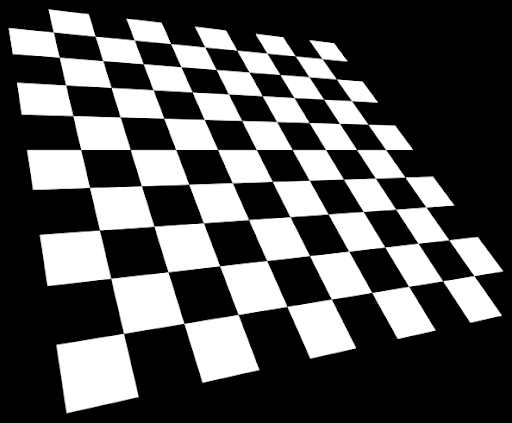
#> input picture harris/input.png, 512 x 423 px
$ python subpixel_accuracy.py
#> lines starting #> are read from the running program, lines starting #| are printed output that depends on the picture; after the words box and inside, x2 and y2 are one past the last pixel; in counts of white or black regions, pixels touching at a corner belong together
import numpy as np
import cv2 as cv
filename = 'input.png'
img = cv.imread(filename)
#> img is the input picture: shape (423, 512, 3); min 0, max 255, mean 82.4
gray = cv.cvtColor(img,cv.COLOR_BGR2GRAY)
# find Harris corners
gray = np.float32(gray)
dst = cv.cornerHarris(gray,2,3,0.04)
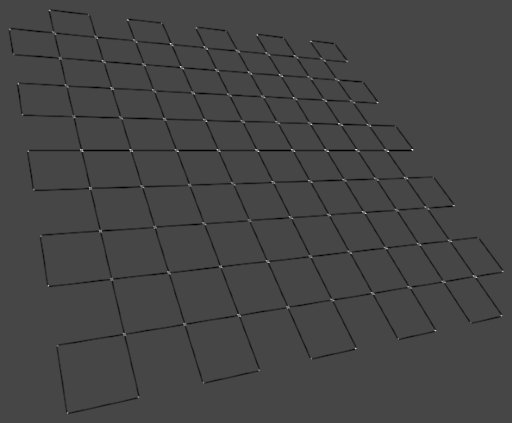
#> dst: shape (423, 512) float32; min -169130016, max 444791392, mean -4089269; drawn with min black and max white
dst = cv.dilate(dst,None)
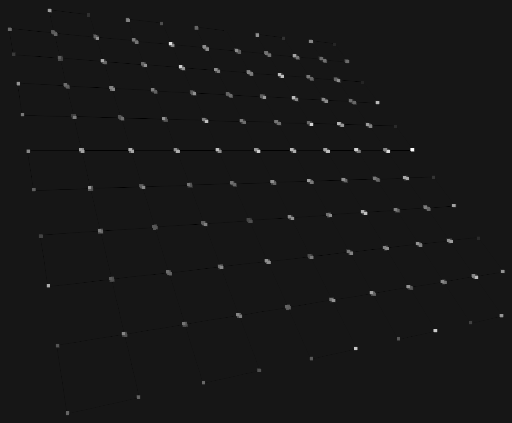
#> dst: shape (423, 512) float32; min -42282504, max 444791392, mean 1964572.1; drawn with min black and max white
ret, dst = cv.threshold(dst,0.01*dst.max(),255,0)
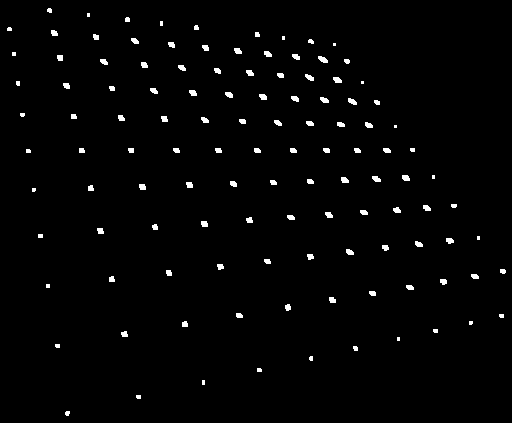
#> dst: shape (423, 512) float32; 1.6% white; 118 white regions (25 under 20 px), largest, box (x1, y1, x2, y2) and area: (318, 56, 328, 63) 47, (333, 77, 342, 83) 43, (348, 98, 357, 105) 42
#> ret = 4447913.9
dst = np.uint8(dst)
# find centroids
ret, labels, stats, centroids = cv.connectedComponentsWithStats(dst)
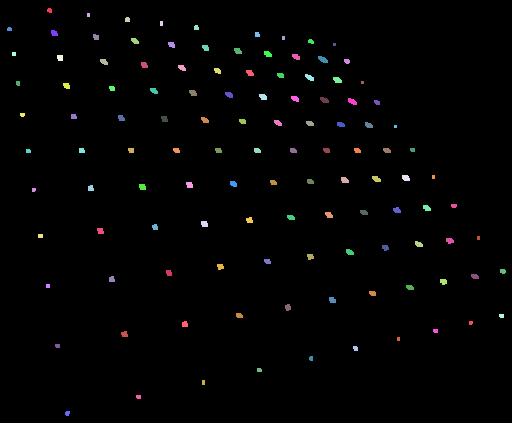
#> labels: shape (423, 512) int32; 119 distinct labels, from 0 to 118; one colour per label, 0 black
#> ret = 119; stats = 119 rows, first 6: [0, 0, 512, 423, 213092], [47, 8, 5, 5, 21], [87, 13, 3, 4, 12], [125, 17, 5, 5, 23], [160, 21, 3, 5, 15], [194, 25, 5, 5, 22]; centroids = 119 pairs, first value 9 to 502.5, second value 10 to 412.9
# define the criteria to stop and refine the corners
criteria = (cv.TERM_CRITERIA_EPS + cv.TERM_CRITERIA_MAX_ITER, 100, 0.001)
corners = cv.cornerSubPix(gray,np.float32(centroids),(5,5),(-1,-1),criteria)
#> corners = 119 pairs, first value 8.23 to 502.8, second value 8.78 to 412.8
# Now draw them
res = np.hstack((centroids,corners))
#> res = 119 rows, first 6: [255.5, 211.8, 255.5, 211.8], [49.14, 10, 47.83, 8.78], [88, 14.5, 88.11, 13.53], [127, 19.17, 125.8, 18.37], [161, 23, 160.8, 22.11], [195.9, 27.23, 194.3, 26.14]
res = np.int0(res)
#> res = 119 rows, first 6: [255, 211, 255, 211], [49, 10, 47, 8], [88, 14, 88, 13], [127, 19, 125, 18], [161, 23, 160, 22], [195, 27, 194, 26]
img[res[:,1],res[:,0]]=[0,0,255]
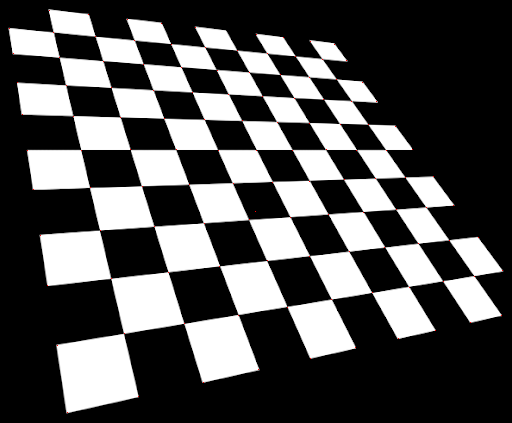
#> img: shape (423, 512, 3); 0.05% of pixels changed, all inside (x1, y1, x2, y2) = (9, 10, 503, 413)
img[res[:,3],res[:,2]] = [0,255,0]
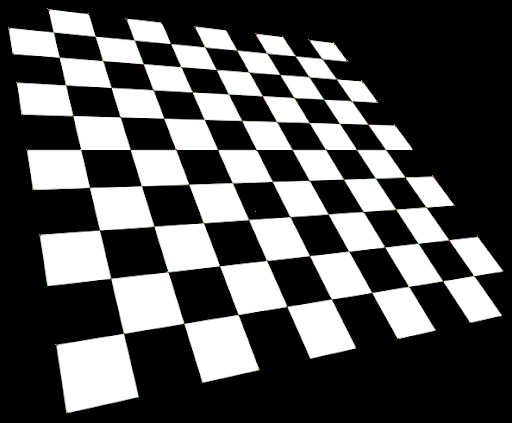
#> img: shape (423, 512, 3); 0.05% of pixels changed, all inside (x1, y1, x2, y2) = (8, 8, 503, 413)
cv.imwrite('subpixel5.png',img)
cv.imshow('result', img)
if cv.waitKey(0) & 0xff == 27:
#> (key Esc is pressed here)
    cv.destroyAllWindows()
